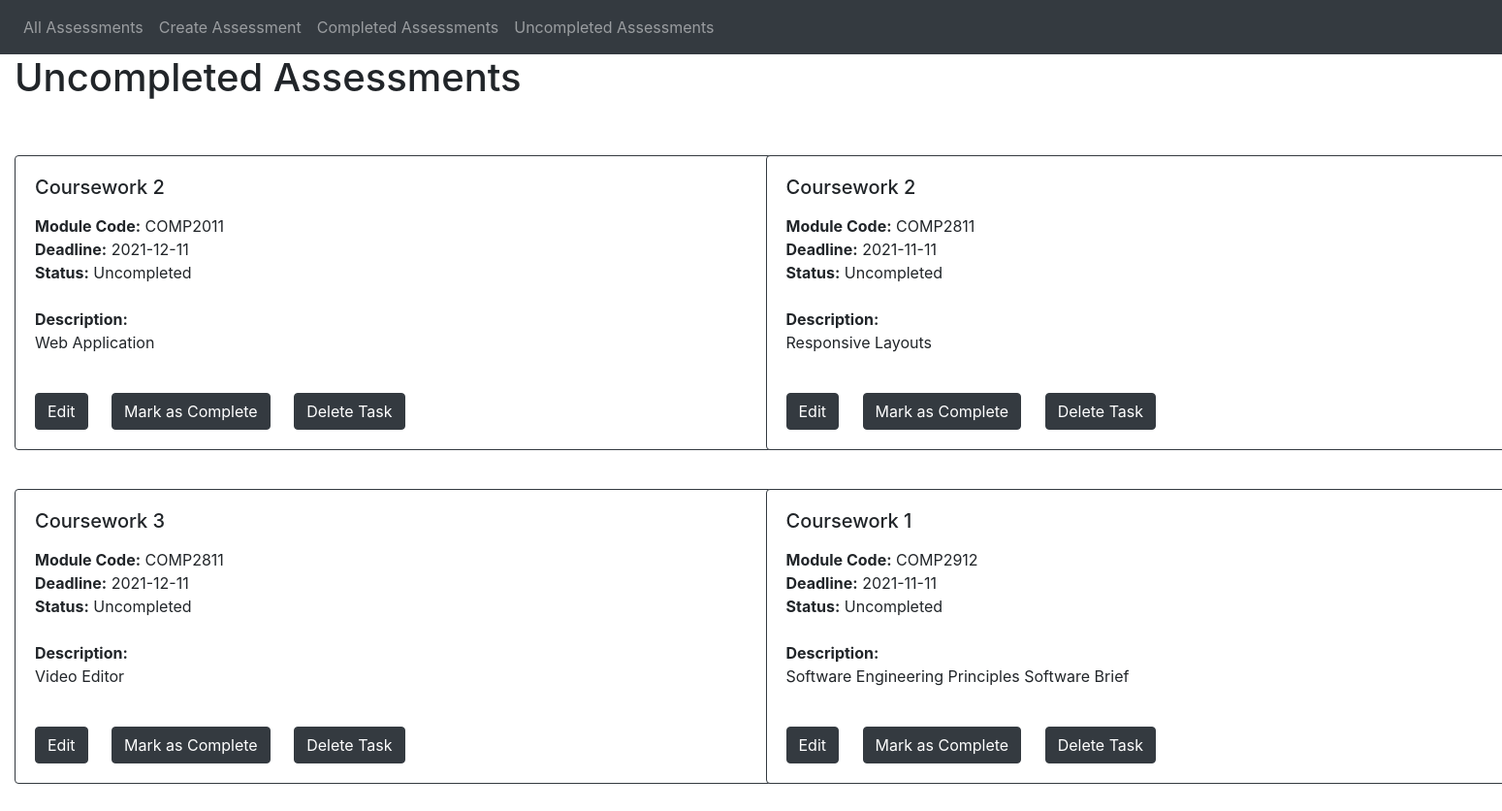
The app's page /uncomplete with its own data.
### app/models.py (models this page shows)
class Assessment(db.Model):
  id = db.Column(db.Integer, primary_key=True)
  title = db.Column(db.String(100))
  code = db.Column(db.String(10))
  deadline = db.Column(db.Date())
  description = db.Column(db.String(500))
  status = db.Column(db.Boolean())

### app/views.py (the view)
@app.route('/uncomplete', methods=['GET', 'POST'])
def uncomplete():
	uncomplete_description = uncomp_description
	tasks = models.Assessment.query.filter_by(status=0).order_by(models.Assessment.id).all()
	if len(tasks) > 0 :
		uncomplete_description = ''
	return render_template(home_template,title=uncomplete_title,description=uncomplete_description,tasks=tasks)

### app/templates/home.html
{% extends "base.html" %}
{% block content %}
<div class="row">
{% for task in tasks %}
<div class="col-sm-6">
  <br>
  <div class="card border-dark mb-3 cardstyle">
    <div class="card-body">
      <h5 class="card-title"> {{ task.title }} </h5>
      <p class="card-text">
        <div><strong>Module Code:</strong> {{ task.code }}</div>
        <div><strong>Deadline:</strong> {{ task.deadline }}</div>
        <div>
          <strong>Status:</strong>
          {% if task.status == 0 %}
            Uncompleted
          {% else %}
            Completed
          {% endif %}
        </div>
        <br>
        <div><strong>Description:</strong></div>
        <div> {{ task.description }} </div>
      </p>
      <br>
      <a href="/edit/{{ task.id }}" class="btn btn-dark card-link">Edit</a>
      {% if task.status == 0 %}
        <a href="/mark/{{ task.id }}" class="btn btn-dark card-link">Mark as Complete</a>
      {% else %}
        <a href="/unmark/{{ task.id }}" class="btn btn-dark card-link">Mark as Uncomplete</a>
      {% endif %}
      <a href="/delete/{{ task.id }}" class="btn btn-dark card-link">Delete Task</a>
      <br>
    </div>
  </div>
</div>
{% endfor %}
</div>
{% endblock %}

### app/static/style.css (style rules this page uses)
body { padding-bottom: 100px; }
.cardstyle { width: 100vmin; }

### records on screen
Assessment: title "Coursework 2", code "COMP2011", deadline "2021-12-11", status "Uncompleted", description "Web Application"
Assessment: title "Coursework 2", code "COMP2811", deadline "2021-11-11", status "Uncompleted", description "Responsive Layouts"
Assessment: title "Coursework 3", code "COMP2811", deadline "2021-12-11", status "Uncompleted", description "Video Editor"
Assessment: title "Coursework 1", code "COMP2912", deadline "2021-11-11", status "Uncompleted", description "Software Engineering Principles Software Brief"

### other values on screen
{{ title }} "Uncompleted Assessments"
